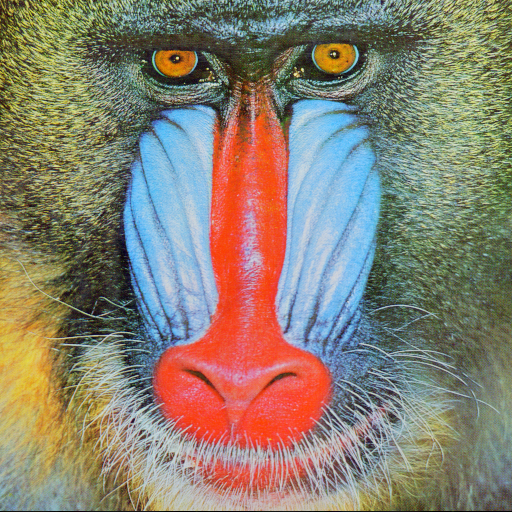
#> input picture steganography/baboon.tif, 512 x 512 px
$ python lab1.py
#> lines starting #> are read from the running program, lines starting #| are printed output that depends on the picture; after the words box and inside, x2 and y2 are one past the last pixel; in counts of white or black regions, pixels touching at a corner belong together
import numpy as np
from matplotlib import pyplot as plt
from skimage.io import imread, imshow, show

# 11) 3.3 Green-4


# Возвращает цветное изображени с только с зеленым каналом и изображение в оттенках серого с значениями зеленого канала
def get_channel(img, channel_num):  # 0-red, 1-green, 2-blue
    result_img = img.copy()
    green_img = np.zeros(img.shape)
    green_img[:, :, channel_num] = result_img[:, :, channel_num]
    return green_img.astype(int), result_img[:, :, channel_num]


# Возвращает указанную битовую поверхность
def get_plane(img, num=4):
    sum1 = 0
    ck_img = 0
    j = 0
    for i in range(num, 0, -1):

        if i == num:
            ck_img = img % (2 ** i)
            sum1 = ck_img // (2 ** (i - 1))
        else:
            if i % 2 == 0:
                current = ck_img % (2 ** i)
                sum1 = sum1 + current // (2 ** (j+i-1))
                ck_img = current
            else:
                current = ck_img % (2 ** i)
                sum1 = sum1 - current // (2 ** (j+i-1))
                ck_img = current
        j += i
    return sum1


# Конвертируем RGB в YCbCr
def RGB2YCbCr(img):
    red = img[:, :, 0]
    green = img[:, :, 1]
    blue = img[:, :, 2]
    return (0.18*red) + (0.81*green) + (0.01*blue)
#     return ((77/256)*red) + ((150/256)*green) + ((29/256)*blue)


# Равномерный белый шум с диапозоном от 0 до delta-1
def get_v(shape):
    return np.random.uniform(0, delta - 1, shape).astype('uint8')


# Встраивание информации в каждом пикселе
def insert_watermark(img, watermark):
    return (img/(2*delta)).astype(int) * 2*delta + watermark*delta + get_v(img.shape)


# Извлекаем водяной знак
def extract_watermark(img_with_watermark, img):
    return img_with_watermark - (img/(2*delta)).astype(int) * 2*delta - get_v(img.shape)


# Извлечение водяного знака без использования изначального изображения(контейнера)
def extract_watermark_without_orig_img(img_with_watermark, img) -> np.ndarray:
    b_plane = img_with_watermark[:, :, 1]
    img_without_v = b_plane - get_v(img.shape)
    delta_dividable_values = img_without_v % (2 * delta)
    extracted_watermark = delta_dividable_values > 0
    return extracted_watermark.astype('uint8')


if __name__ == '__main__':
    bit_plane = 4
    channel = 2
    c_img = imread('baboon.tif')
#> c_img is the input picture: shape (512, 512, 3); mean R, G, B 137.4, 128.9, 113.1
    w_img = imread('ornament.tif')/255
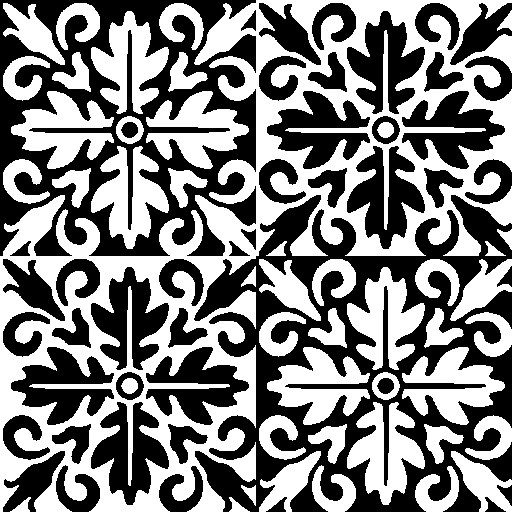
#> input picture steganography/ornament.tif, 512 x 512 px
#> w_img: shape (512, 512) float64; values 0 (black) and 1 (white), 50% white; 46 white regions, largest, box (x1, y1, x2, y2) and area: (0, 0, 512, 512) 71134, (91, 146, 169, 249) 3959, (347, 402, 425, 505) 3959

    fig = plt.figure(figsize=(15, 5))

    # Изображение контейнер
    fig.add_subplot(2, 5, 1)
    imshow(c_img)
    plt.title('Контейнер', fontsize=9)

    # Изображение встраимоевое

    fig.add_subplot(2, 5, 2)
    imshow(w_img)
    plt.title('Встраимовое\nизображение', fontsize=9)

    # Зелёный канал изображения
    green, green_channel = get_channel(c_img, 1)
    fig.add_subplot(2, 5, 3)
    plt.title('Зелёный канал\nконтейнера', fontsize=9)
    imshow(green)


    # 4-ая битовая плоскость
    plane = get_plane(green_channel, 4)
#> after the loop in get_plane, `for i in range(num, 0, -1):`: sum1: shape (512, 512) int16; values 0 (black) and 1 (white), 49.8% white in thin lines or dots
#> after the loop in get_plane, `for i in range(num, 0, -1):`: j = 10
    fig.add_subplot(2, 5, 4)
    plt.title('Битовая плоскость', fontsize=9)
    imshow(plane, cmap='gray')


    # Встраивание в контейнер
    green_channel_mark = green_channel - (plane * 2**3) + (w_img * 2**3)
    c_img[:, :, 1] = green_channel_mark
    fig.add_subplot(2, 5, 5)
    plt.title('Контейнер со встроенным\n изображением(СВИ-2)', fontsize=9)
    imshow(c_img)


    # Изъятие водяного знака
    green, water_mark = get_channel(c_img, 1)
    fig.add_subplot(2, 5, 6)
    plt.title('Изъятое изображение\n(СВИ-2)', fontsize=9)
    imshow(get_plane(water_mark, 4), cmap='gray')
#> the loop in get_plane (call 2), `for i in range(num, 0, -1): ` made 4 passes
#> pass 1, in get_plane (call 2), `ck_img = img % (2 ** i)`:
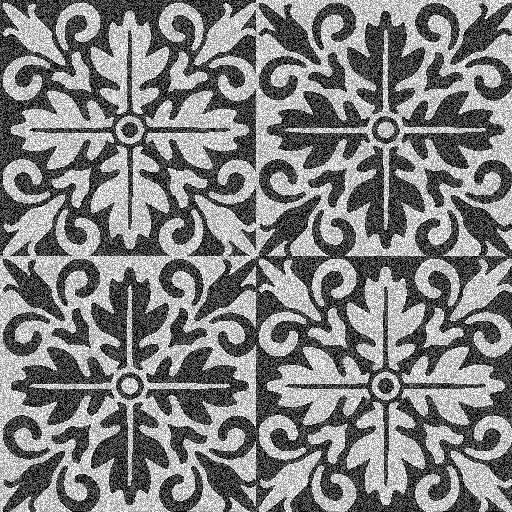
#> ck_img: shape (512, 512); min 0, max 15, mean 7.48; drawn with min black and max white


    # СВИ-4 ( Y (3.12) )
    delta = 4+4*11 % 3    # 4+4*11(mod3) = 6

    # Встраивание в контейнер
    img_with_watermark = c_img.copy()
    img_with_watermark[:, :, 1] = insert_watermark(RGB2YCbCr(c_img.copy()), w_img.copy())
#> in RGB2YCbCr, `red = img[:, :, 0]`:
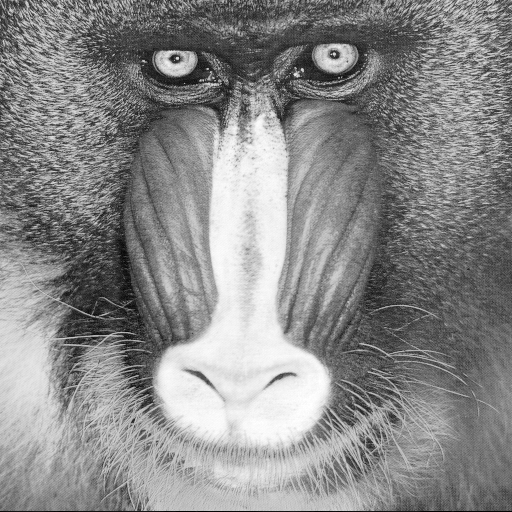
#> red: shape (512, 512); min 0, max 255, mean 137.4
#> in RGB2YCbCr, `blue = img[:, :, 2]`:
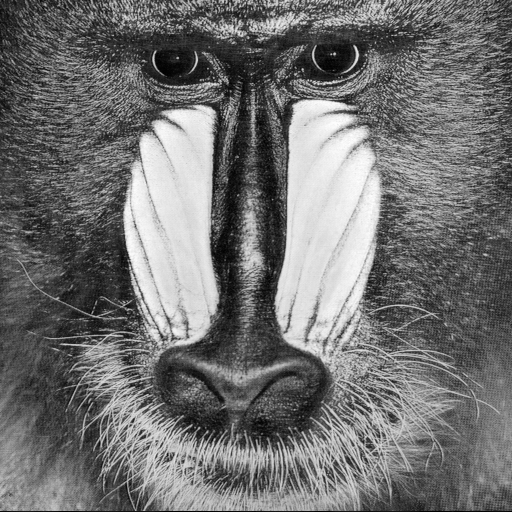
#> blue: shape (512, 512); min 0, max 255, mean 113.1
    fig.add_subplot(2, 5, 7)
    plt.title('Контейнер со встроенным\n изображением(СВИ-4)', fontsize=9)
    imshow(img_with_watermark)


    # Извлечение
    extracted_w = extract_watermark(img_with_watermark[:, :, 1], RGB2YCbCr(c_img.copy()))
    fig.add_subplot(2, 5, 8)
    plt.title('Изъятое изображение\n(СВИ-4)', fontsize=9)
    imshow(extracted_w, cmap='gray')


    # Без картинки
    a = extract_watermark_without_orig_img(img_with_watermark, c_img[:, :, 0])
#> in extract_watermark_without_orig_img, `delta_dividable_values = img_without_v % (2 * delta)`:
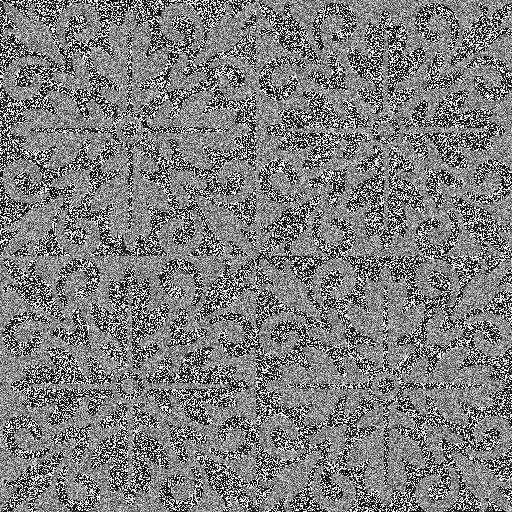
#> delta_dividable_values: shape (512, 512); min 0, max 11, mean 5.39; drawn with min black and max white
#> in extract_watermark_without_orig_img, `extracted_watermark = delta_dividable_values > 0`:
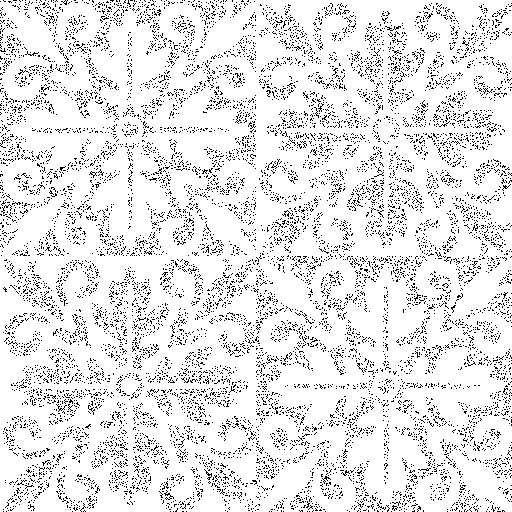
#> extracted_watermark: shape (512, 512) bool; 90% white; black in thin lines or dots
    fig.add_subplot(2, 5, 9)
    plt.title('Изъятое изображение\n без контейнера(СВИ-4)', fontsize=9)
    imshow(a, cmap='gray')

    show()
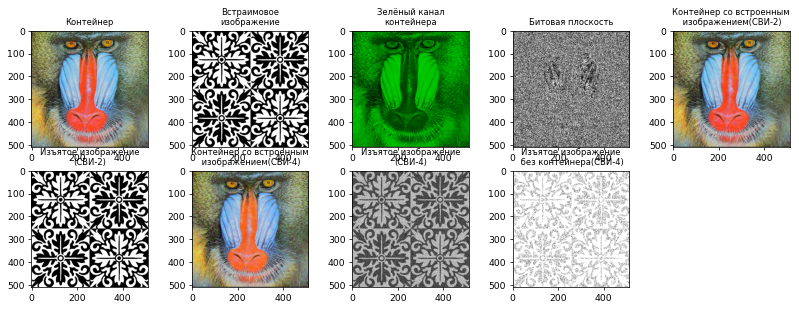
#> figure drawn by matplotlib, 9 panels
